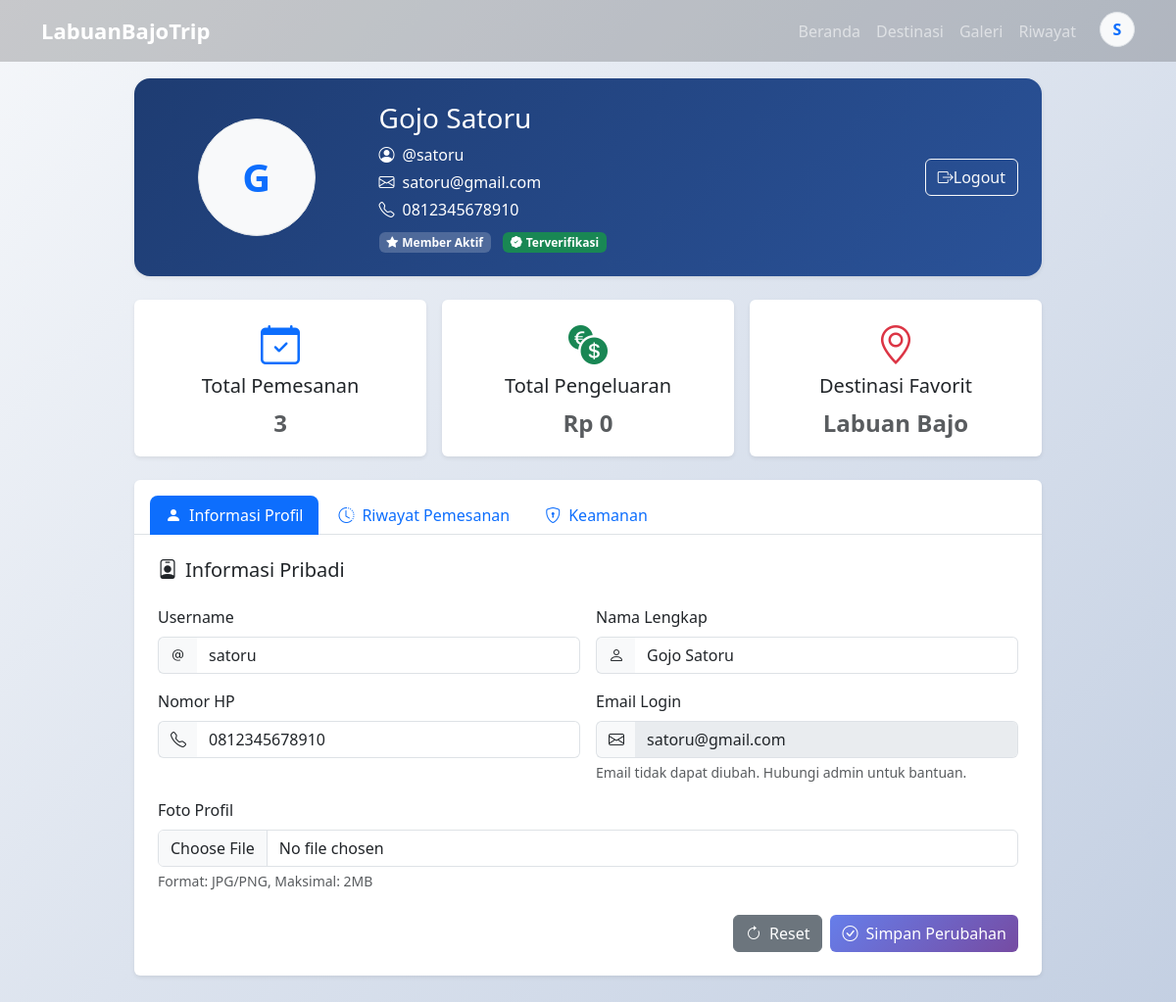
/users/halaman/profile.php (signed in), run on the app's committed database.
### tables this page shows
CREATE TABLE `users` (
  `id` int NOT NULL,
  `username` varchar(50) NOT NULL,
  `password` varchar(255) NOT NULL,
  `email` varchar(100) NOT NULL,
  `nama_lengkap` varchar(100) NOT NULL,
  `no_hp` varchar(15) NOT NULL,
  `profile_photo` varchar(255) DEFAULT NULL,
  `lokasi` varchar(100) DEFAULT NULL,
  `role` enum('admin','user','posko') NOT NULL DEFAULT 'user',
  `created_at` timestamp NULL DEFAULT CURRENT_TIMESTAMP
);

### includes/common.php (called while the page is built, shortened)
<?php
function e($str) {
    return htmlspecialchars($str ?? '', ENT_QUOTES | ENT_SUBSTITUTE, 'UTF-8');
}
?>

### users/halaman/profile.php (the view, shortened to what this page needs)
<?php
require_once __DIR__ . '/../../includes/common.php';
require_once __DIR__ . '/../../includes/boot.php';
 $userId = (int) $_SESSION['user_id'];
 $stmt = $konek->prepare('SELECT id, username, email, nama_lengkap, no_hp, profile_photo FROM users WHERE id = ? LIMIT 1');
 $stmt->bind_param('i', $userId);
 $stmt->execute();
 $result = $stmt->get_result();
 $user = $result->fetch_assoc();
 $stmt = $konek->prepare('SELECT COUNT(*) as total FROM pemesanan WHERE user_id = ?');
 $stmt->bind_param('i', $userId);
 $stmt->execute();
 $result = $stmt->get_result();
 $totalPemesanan = $result->fetch_assoc()['total'];
 $stmt = $konek->prepare('SELECT SUM(total_harga) as total FROM pemesanan WHERE user_id = ? AND status = "dibayar"');
 $stmt->bind_param('i', $userId);
 $stmt->execute();
 $result = $stmt->get_result();
 $totalPengeluaran = $result->fetch_assoc()['total'] ?: 0;
?>
<!doctype html>
<html lang="id">
<head>
</head>
<body>
<?php include __DIR__ . '/../../includes/navbar.php'; ?>
<div class="container mb-5">
  <div class="row justify-content-center">
    <div class="col-lg-10">
      <div class="card profile-header mb-4">
        <div class="card-body text-white p-4">
          <div class="row align-items-center">
            <div class="col-md-3 text-center mb-3 mb-md-0">
              <?php
                $photo = $user['profile_photo'] ?? '';
                $nama = $user['nama_lengkap'] ?: $user['username'] ?: 'U';
                $inisial = strtoupper(substr($nama, 0, 1));
                $path = __DIR__ . '/../../assets/images/profile/' . $photo;
              ?>
              <?php if (!empty($photo) && file_exists($path)): ?>
                <img src="<?= '../../assets/images/profile/' . e($photo) ?>"
                    alt="Foto Profil"
                    class="rounded-circle avatar-img">
              <?php else: ?>
                <div class="rounded-circle d-inline-flex justify-content-center align-items-center bg-light text-primary fw-bold border"
                    style="width: 120px; height: 120px; font-size: 40px;">
                  <?= e($inisial) ?>
                </div>
              <?php endif; ?>
            </div>
            <div class="col-md-6">
              <h3 class="mb-2"><?= e($user['nama_lengkap']) ?></h3>
              <p class="mb-1"><i class="bi bi-person-circle me-2"></i>@<?= e($user['username']) ?></p>
              <p class="mb-1"><i class="bi bi-envelope me-2"></i><?= e($user['email']) ?></p>
              <?php if ($user['no_hp']): ?>
                <p class="mb-2"><i class="bi bi-telephone me-2"></i><?= e($user['no_hp']) ?></p>
              <?php endif; ?>
              <div>
                <span class="badge badge-custom me-2">
                  <i class="bi bi-star-fill me-1"></i>Member Aktif
                </span>
                <span class="badge bg-success">
                  <i class="bi bi-patch-check-fill me-1"></i>Terverifikasi
                </span>
              </div>
            </div>
            <div class="col-md-3 text-center text-md-end mt-3 mt-md-0">
              <a href="../login/logout.php" class="btn btn-outline-light" onclick="switchToTab('riwayat')">
                <i class="bi bi-box-arrow-right"></i></i>Logout
              </a>
            </div>
          </div>
        </div>
      </div>
      <div class="row mb-4 g-3">
        <div class="col-md-4">
          <div class="card stats-card h-100">
            <div class="card-body text-center">
              <i class="bi bi-calendar-check text-primary fs-1 mb-2"></i>
              <h5 class="card-title">Total Pemesanan</h5>
              <p class="card-text text-muted fs-4 fw-bold"><?= $totalPemesanan ?></p>
            </div>
          </div>
        </div>
        <div class="col-md-4">
          <div class="card stats-card h-100">
            <div class="card-body text-center">
              <i class="bi bi-currency-exchange text-success fs-1 mb-2"></i>
              <h5 class="card-title">Total Pengeluaran</h5>
              <p class="card-text text-muted fs-4 fw-bold">Rp <?= number_format($totalPengeluaran, 0, ',', '.') ?></p>
            </div>
          </div>
        </div>
        <div class="col-md-4">
          <div class="card stats-card h-100">
            <div class="card-body text-center">
              <i class="bi bi-geo-alt text-danger fs-1 mb-2"></i>
              <h5 class="card-title">Destinasi Favorit</h5>
              <p class="card-text text-muted fs-4 fw-bold">Labuan Bajo</p>
            </div>
          </div>
        </div>
      </div>
      <div class="card">
        <ul class="nav nav-tabs px-3 pt-3" id="profileTabs" role="tablist">
          <li class="nav-item" role="presentation">
            <button class="nav-link" id="profile-tab" data-bs-toggle="tab" data-bs-target="#profile" type="button" role="tab">
              <i class="bi bi-person-fill me-2"></i>Informasi Profil
            </button>
          </li>
          <li class="nav-item" role="presentation">
            <button class="nav-link" id="riwayat-tab" data-bs-toggle="tab" data-bs-target="#riwayat" type="button" role="tab">
              <i class="bi bi-clock-history me-2"></i>Riwayat Pemesanan
            </button>
          </li>
          <li class="nav-item" role="presentation">
            <button class="nav-link" id="security-tab" data-bs-toggle="tab" data-bs-target="#security" type="button" role="tab">
              <i class="bi bi-shield-lock me-2"></i>Keamanan
            </button>
          </li>
        </ul>
        <div class="tab-content p-4" id="profileTabsContent">
          <div class="tab-pane fade" id="profile" role="tabpanel">
            <h5 class="mb-4"><i class="bi bi-person-badge me-2"></i>Informasi Pribadi</h5>
            <form method="POST" action="profile_update.php" enctype="multipart/form-data">
              <div class="row g-3">
                <div class="col-md-6">
                  <label for="username" class="form-label">Username</label>
                  <div class="input-group">
                    <span class="input-group-text"><i class="bi bi-at"></i></span>
                    <input type="text"
                           class="form-control"
                           id="username"
                           name="username"
                           value="<?= e($user['username']) ?>"
                           required
                           maxlength="50">
                  </div>
                </div>
                <div class="col-md-6">
                  <label for="nama_lengkap" class="form-label">Nama Lengkap</label>
                  <div class="input-group">
                    <span class="input-group-text"><i class="bi bi-person"></i></span>
                    <input type="text"
                           class="form-control"
                           id="nama_lengkap"
                           name="nama_lengkap"
                           value="<?= e($user['nama_lengkap']) ?>"
                           required
                           maxlength="100">
                  </div>
                </div>
                <div class="col-md-6">
                  <label for="no_hp" class="form-label">Nomor HP</label>
                  <div class="input-group">
                    <span class="input-group-text"><i class="bi bi-telephone"></i></span>
                    <input type="tel"
                           class="form-control"
                           id="no_hp"
                           name="no_hp"
                           value="<?= e($user['no_hp']) ?>"
                           maxlength="15">
                  </div>
                </div>
                <div class="col-md-6">
                  <label for="email" class="form-label">Email Login</label>
                  <div class="input-group">
                    <span class="input-group-text"><i class="bi bi-envelope"></i></span>
                    <input type="email"
                           class="form-control"
                           id="email"
                           name="email"
                           value="<?= e($user['email']) ?>"
                           disabled>
                  </div>
                  <div class="form-text">Email tidak dapat diubah. Hubungi admin untuk bantuan.</div>
                </div>
                <div class="col-12">
                  <label for="profile_photo" class="form-label">Foto Profil</label>
                  <input type="file"
                         class="form-control"
                         id="profile_photo"
                         name="profile_photo"
                         accept="image/png, image/jpeg">
                  <div class="form-text">Format: JPG/PNG, Maksimal: 2MB</div>
                </div>
              </div>
              <div class="mt-4 d-flex justify-content-end gap-2">
                <button type="reset" class="btn btn-secondary">
                  <i class="bi bi-arrow-clockwise me-2"></i>Reset
                </button>
                <button type="submit" class="btn btn-primary">
                  <i class="bi bi-check-circle me-2"></i>Simpan Perubahan
                </button>
              </div>
            </form>
          </div>
        </div>
      </div>
    </div>
  </div>
</div>
</body>
</html>

### users/halaman/profile.php (style rules this page uses)
:root { --primary-gradient: linear-gradient(135deg, #667eea 0%, #764ba2 100%); --ocean-gradient: linear-gradient(135deg, #1e3c72 0%, #2a5298 100%); }
body { background: linear-gradient(135deg, #f5f7fa 0%, #c3cfe2 100%); font-family: 'Segoe UI', Tahoma, Geneva, Verdana, sans-serif; padding-top: 80px; }
.profile-header { background: var(--ocean-gradient); border-radius: 1rem; box-shadow: 0 0.5rem 1rem rgba(0, 0, 0, 0.15); }
.nav-tabs .nav-link { border-radius: 0.5rem 0.5rem 0 0; border: none; margin-right: 0.25rem; transition: all 0.3s ease; }
.nav-tabs .nav-link.active { background-color: #0d6efd; color: white; }
.btn-primary { background: var(--primary-gradient); border: none; }
.card { border: none; box-shadow: 0 0.125rem 0.25rem rgba(0, 0, 0, 0.075); transition: transform 0.2s; }
.badge-custom { background: rgba(255, 255, 255, 0.2); backdrop-filter: blur(10px); }
.input-group-text { background-color: #f8f9fa; border-right: none; }
.input-group .form-control { border-left: none; }
.stats-card { transition: transform 0.2s; }
.tab-pane { opacity: 0; transition: opacity 0.3s ease; }
.tab-pane.show.active { opacity: 1; }

### data on the page
users: nama_lengkap "G", nama_lengkap "Gojo Satoru", username "satoru", email "satoru@gmail.com", no_hp "0812345678910"

### other printed values
$inisial "S"
$totalPemesanan "3"
$totalPengeluaran "0"
